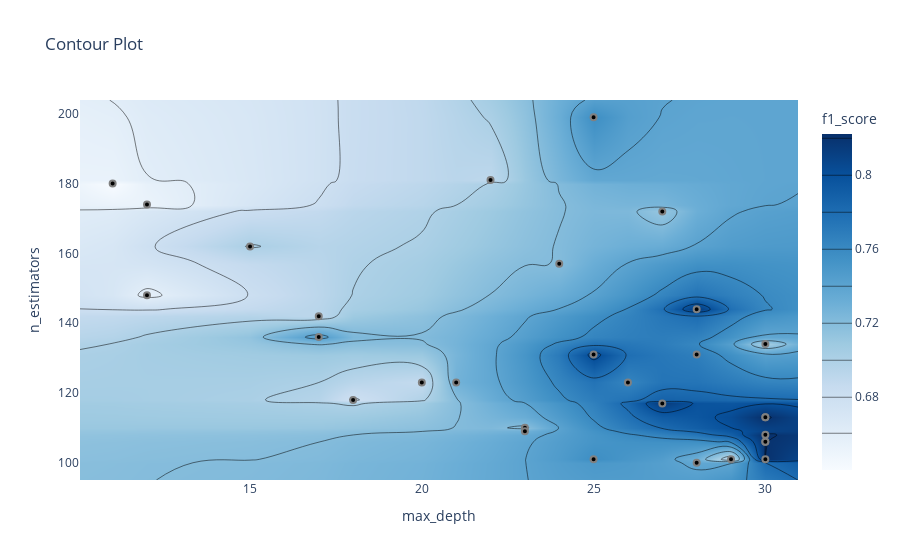

Notebook code cell kept with this figure:
### Markdown cell above
График контура отношений гиперпараметров

Он показывает связь между различными комбинациями гиперпараметров и значение метрики для этих комбинаций в виде контурного графика.

### Code cell
optuna.visualization.plot_contour(study, params=["max_depth", "n_estimators"],
                                  target_name="f1_score")

### Figure 1 — Plotly figure (JSON) as saved in the notebook; plotly's stock layout.template omitted (floating-point values rounded to 4 significant figures; data arrays with more than 128 entries replaced by an {"elided": "..."} marker saying what was removed)
{"data": [{"colorbar": {"title": {"text": "f1_score"}}, "colorscale": [[0, "rgb(247,251,255)"], [0.125, "rgb(222,235,247)"], [0.25, "rgb(198,219,239)"], [0.375, "rgb(158,202,225)"], [0.5, "rgb(107,174,214)"], [0.625, "rgb(66,146,198)"], [0.75, "rgb(33,113,181)"], [0.875, "rgb(8,81,156)"], [1, "rgb(8,48,107)"]], "connectgaps": true, "contours": {"coloring": "heatmap"}, "hoverinfo": "none", "line": {"smoothing": 1.3}, "reversescale": false, "type": "contour", "x": [10.05, 11, 12, 15, 17, 18, 20, 21, 22, 23, 24, 25, 26, 27, 28, 29, 30, 30.95], "y": [95.05, 100, 101, 106, 108, 109, 110, 113, 117, 118, 123, 131, 134, 136, 142, 144, 148, 157, 162, 172, 174, 180, 181, 199, 203.9], "z": {"elided": "25x18 float values"}}, {"marker": {"color": "black", "line": {"color": "Gray", "width": 2}}, "mode": "markers", "name": "Feasible Trial", "showlegend": false, "type": "scatter", "x": [17, 21, 12, 11, 27, 18, 28, 12, 22, 20, 30, 30, 30, 25, 30, 25, 25, 28, 30, 15, 23, 30, 27, 28, 30, 26, 23, 29, 24, 17], "y": [142, 123, 174, 180, 172, 118, 144, 148, 181, 123, 106, 113, 101, 101, 113, 199, 131, 100, 134, 162, 110, 108, 117, 131, 106, 123, 109, 101, 157, 136]}, {"marker": {"color": "#cccccc", "line": {"color": "Gray", "width": 2}}, "mode": "markers", "name": "Infeasible Trial", "showlegend": false, "type": "scatter", "x": [], "y": []}], "layout": {"title": {"text": "Contour Plot"}, "xaxis": {"range": [10.05, 30.95], "title": {"text": "max_depth"}}, "yaxis": {"range": [95.05, 203.9], "title": {"text": "n_estimators"}}}}
